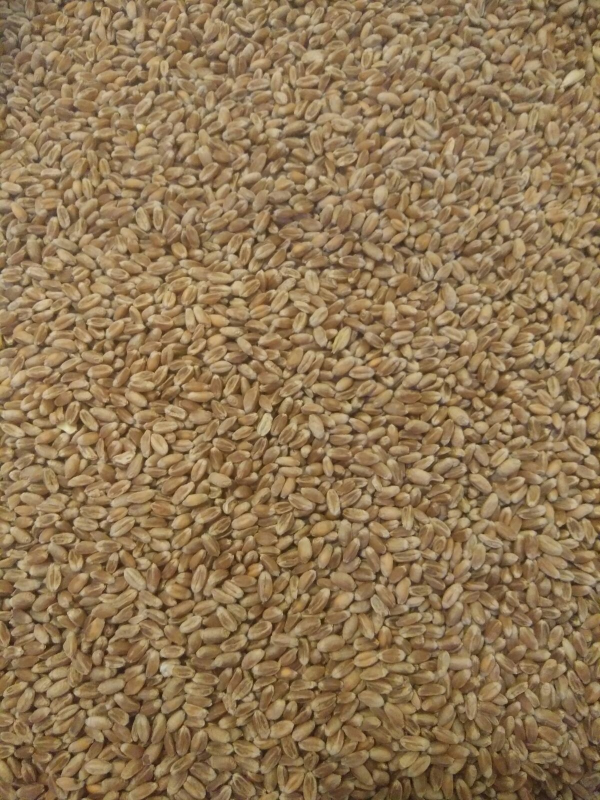
#> input picture img/clean.jpeg, 1200 x 1600 px (shown at 1/2 size)
$ python savefeatures.py   (Python 2 division)   (older library calls are emulated)
#> lines starting #> are read from the running program, lines starting #| are printed output that depends on the picture
#!/usr/bin/env python
import numpy as np
from PIL import Image
imgs = Image.open("img/clean.jpeg")
#> imgs is the input picture: PIL image 1200x1600 RGB; mean R, G, B 144.7, 118.9, 84
x = 16
y = 32
im = imgs.resize((x, y), Image.ANTIALIAS)
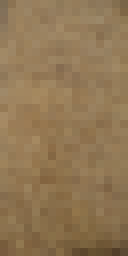
#> im: PIL image 16x32 RGB (shown 8 times larger); mean R, G, B 144.7, 118.9, 84
arr = np.array(im)
#instead of a matrix make a vector
arr2d = arr.reshape(-1,arr.shape[2])
#> arr2d = 512 rows, first 8: [127, 110, 85], [140, 115, 82], [153, 129, 96], [151, 128, 97], [153, 127, 93], [154, 130, 96], [151, 129, 95], [143, 122, 89]
#Already halve x and y
y = y/2
x = x/2
#fill the rest of the array
while x != 0 and y != 0:
	im = imgs.resize((x, y), Image.ANTIALIAS)
	arr = np.array(im)
	arr2dres = arr.reshape(-1,arr.shape[2])
	y = y/2
	x = x/2
	arr2d = np.concatenate((arr2d, arr2dres))
#> this loop made 4 passes
#> arr2dres on pass 4: [[152, 126, 91], [140, 114, 78]]
#> after the loop, arr2d = 682 rows, first 8: [127, 110, 85], [140, 115, 82], [153, 129, 96], [151, 128, 97], [153, 127, 93], [154, 130, 96], [151, 129, 95], [143, 122, 89]; x = 0; y = 1

print arr2d
#> (printed output is left out)
print arr2d.shape
#| (682, 3)
#save the file
np.savetxt('data/clean.txt', arr2d,fmt='% 4d' ,delimiter=',')

$ run again, with img/1.jpeg copied over img/clean.jpeg
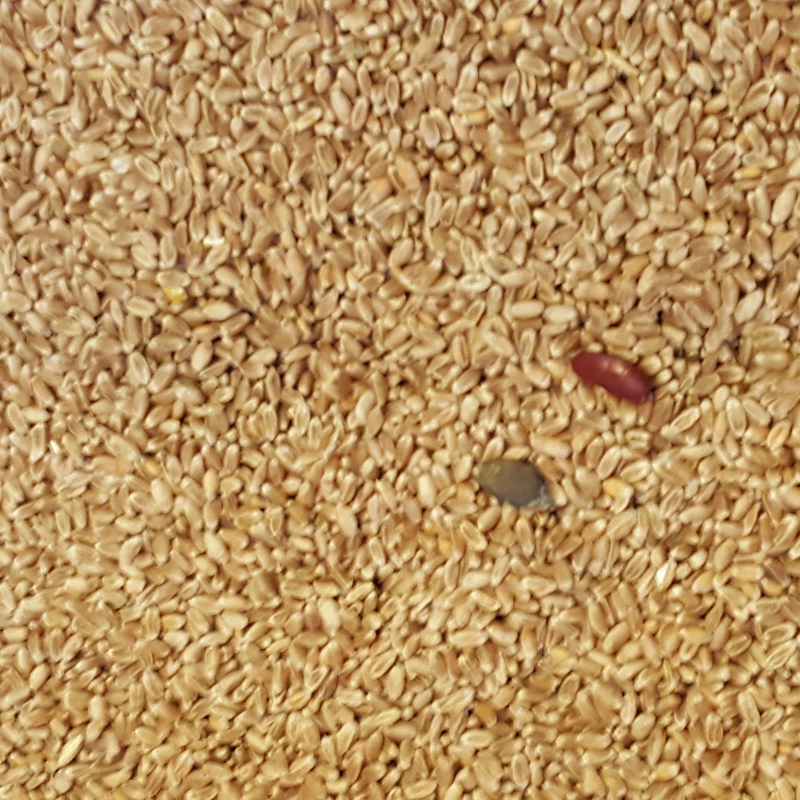
#> input picture img/1.jpeg, 1600 x 1600 px (shown at 1/2 size)
#> imgs is the input picture: PIL image 1600x1600 RGB; mean R, G, B 185.7, 147.5, 96.2
#> `im = imgs.resize((x, y), Image.ANTIALIAS)`:
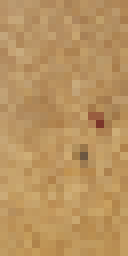
#> im: PIL image 16x32 RGB (shown 8 times larger); mean R, G, B 185.7, 147.5, 96.2
#> `arr2d = arr.reshape(-1,arr.shape[2])`: arr2d = 512 rows, first 8: [184, 148, 104], [187, 154, 112], [182, 149, 108], [188, 153, 109], [184, 150, 106], [176, 138, 93], [176, 136, 93], [186, 148, 101]
#> the loop `while x != 0 and y != 0:` made 4 passes
#> arr2dres on pass 4: [[182, 145, 98], [189, 150, 95]]
#> after the loop `while x != 0 and y != 0:`: arr2d = 682 rows, first 8: [184, 148, 104], [187, 154, 112], [182, 149, 108], [188, 153, 109], [184, 150, 106], [176, 138, 93], [176, 136, 93], [186, 148, 101]; x = 0; y = 1
#> (printed output is left out)
#| (682, 3)

$ run again, with img/2.jpeg copied over img/clean.jpeg
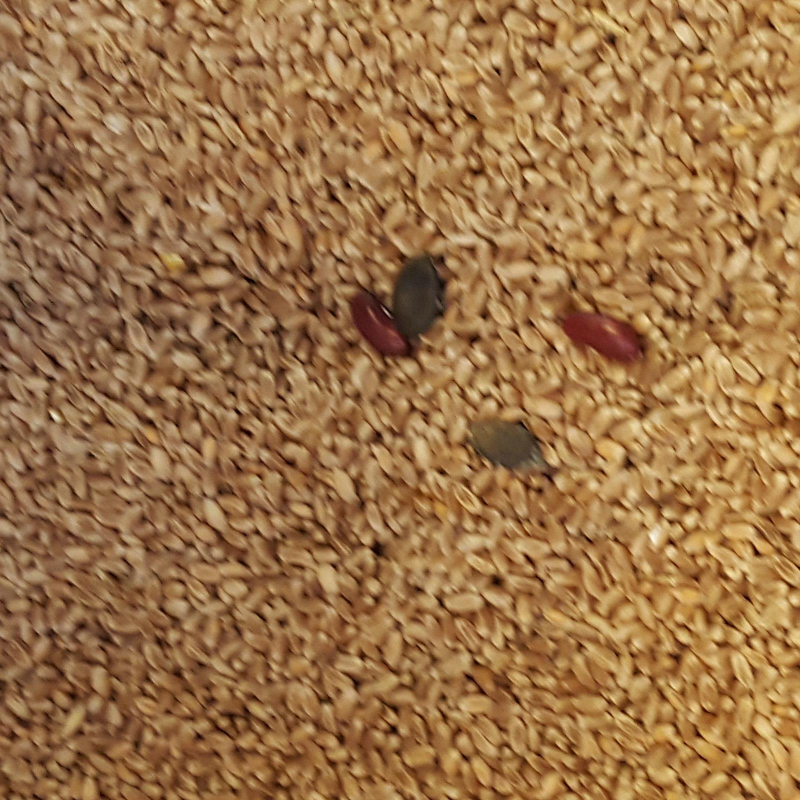
#> input picture img/2.jpeg, 1600 x 1600 px (shown at 1/2 size)
#> imgs is the input picture: PIL image 1600x1600 RGB; mean R, G, B 156.9, 115.7, 72.5
#> `im = imgs.resize((x, y), Image.ANTIALIAS)`:
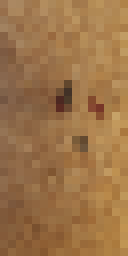
#> im: PIL image 16x32 RGB (shown 8 times larger); mean R, G, B 156.8, 115.7, 72.4
#> `arr2d = arr.reshape(-1,arr.shape[2])`: arr2d = 512 rows, first 8: [158, 120, 85], [171, 136, 98], [169, 135, 96], [161, 122, 82], [161, 120, 76], [179, 141, 94], [172, 136, 90], [172, 132, 81]
#> the loop `while x != 0 and y != 0:` made 4 passes
#> arr2dres on pass 4: [[158, 118, 77], [153, 111, 68]]
#> after the loop `while x != 0 and y != 0:`: arr2d = 682 rows, first 8: [158, 120, 85], [171, 136, 98], [169, 135, 96], [161, 122, 82], [161, 120, 76], [179, 141, 94], [172, 136, 90], [172, 132, 81]; x = 0; y = 1
#> (printed output is left out)
#| (682, 3)

$ run again, with img/3.jpeg copied over img/clean.jpeg
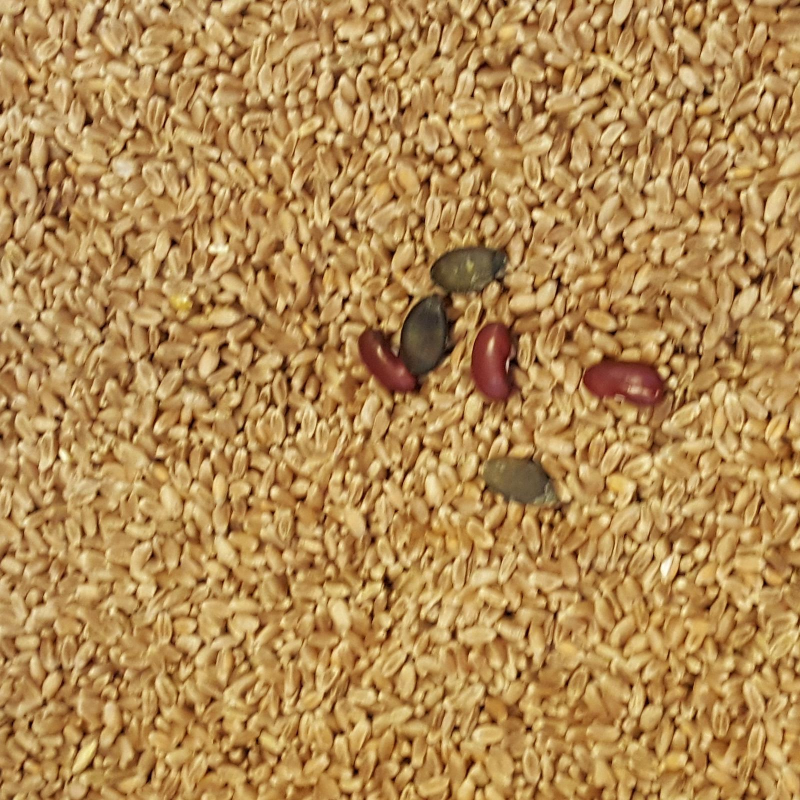
#> input picture img/3.jpeg, 1600 x 1600 px (shown at 1/2 size)
#> imgs is the input picture: PIL image 1600x1600 RGB; mean R, G, B 179, 138.7, 82.5
#> `im = imgs.resize((x, y), Image.ANTIALIAS)`:
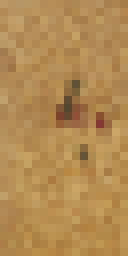
#> im: PIL image 16x32 RGB (shown 8 times larger); mean R, G, B 179, 138.6, 82.5
#> `arr2d = arr.reshape(-1,arr.shape[2])`: arr2d = 512 rows, first 8: [188, 153, 102], [184, 148, 100], [182, 149, 102], [185, 151, 100], [184, 149, 97], [179, 140, 87], [183, 142, 88], [181, 139, 83]
#> the loop `while x != 0 and y != 0:` made 4 passes
#> arr2dres on pass 4: [[176, 136, 84], [181, 139, 80]]
#> after the loop `while x != 0 and y != 0:`: arr2d = 682 rows, first 8: [188, 153, 102], [184, 148, 100], [182, 149, 102], [185, 151, 100], [184, 149, 97], [179, 140, 87], [183, 142, 88], [181, 139, 83]; x = 0; y = 1
#> (printed output is left out)
#| (682, 3)
